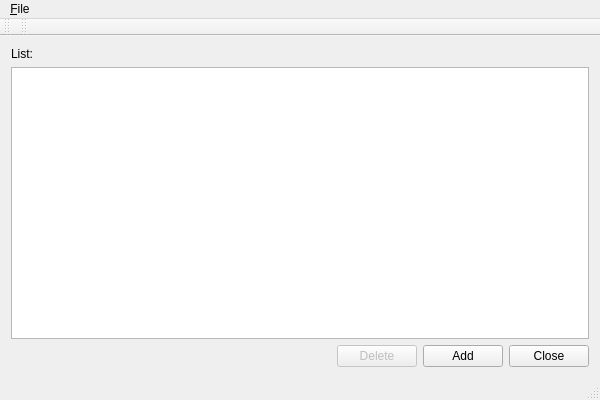
<?xml version="1.0" encoding="UTF-8"?>
<ui version="4.0">
 <class>WantList</class>
 <widget class="QMainWindow" name="WantList">
  <property name="geometry">
   <rect>
    <x>0</x>
    <y>0</y>
    <width>600</width>
    <height>400</height>
   </rect>
  </property>
  <property name="windowTitle">
   <string>WantList</string>
  </property>
  <widget class="QWidget" name="centralWidget">
   <layout class="QVBoxLayout" name="verticalLayout">
    <item>
     <widget class="QLabel" name="label">
      <property name="text">
       <string>List:</string>
      </property>
     </widget>
    </item>
    <item>
     <widget class="QTableView" name="tableView"/>
    </item>
    <item>
     <layout class="QHBoxLayout" name="horizontalLayout">
      <item>
       <spacer name="horizontalSpacer">
        <property name="orientation">
         <enum>Qt::Horizontal</enum>
        </property>
        <property name="sizeHint" stdset="0">
         <size>
          <width>40</width>
          <height>20</height>
         </size>
        </property>
       </spacer>
      </item>
      <item>
       <widget class="QPushButton" name="deleteButton">
        <property name="enabled">
         <bool>false</bool>
        </property>
        <property name="text">
         <string>Delete</string>
        </property>
       </widget>
      </item>
      <item>
       <widget class="QPushButton" name="addButtton">
        <property name="text">
         <string>Add</string>
        </property>
       </widget>
      </item>
      <item>
       <widget class="QPushButton" name="closeButton">
        <property name="text">
         <string>Close</string>
        </property>
       </widget>
      </item>
     </layout>
    </item>
   </layout>
  </widget>
  <widget class="QMenuBar" name="menuBar">
   <property name="geometry">
    <rect>
     <x>0</x>
     <y>0</y>
     <width>600</width>
     <height>23</height>
    </rect>
   </property>
   <widget class="QMenu" name="menuFile">
    <property name="title">
     <string>&amp;File</string>
    </property>
    <addaction name="actionOpen"/>
    <addaction name="actionSave"/>
    <addaction name="separator"/>
    <addaction name="actionQuit"/>
   </widget>
   <addaction name="menuFile"/>
  </widget>
  <widget class="QToolBar" name="mainToolBar">
   <attribute name="toolBarArea">
    <enum>TopToolBarArea</enum>
   </attribute>
   <attribute name="toolBarBreak">
    <bool>false</bool>
   </attribute>
  </widget>
  <widget class="QStatusBar" name="statusBar"/>
  <widget class="QToolBar" name="toolBar">
   <property name="windowTitle">
    <string>toolBar</string>
   </property>
   <attribute name="toolBarArea">
    <enum>TopToolBarArea</enum>
   </attribute>
   <attribute name="toolBarBreak">
    <bool>false</bool>
   </attribute>
  </widget>
  <action name="actionOpen">
   <property name="text">
    <string>&amp;Open...</string>
   </property>
  </action>
  <action name="actionSave">
   <property name="text">
    <string>&amp;Save...</string>
   </property>
  </action>
  <action name="actionQuit">
   <property name="text">
    <string>&amp;Quit</string>
   </property>
  </action>
 </widget>
 <layoutdefault spacing="6" margin="11"/>
 <resources/>
 <connections>
  <connection>
   <sender>closeButton</sender>
   <signal>clicked()</signal>
   <receiver>WantList</receiver>
   <slot>close()</slot>
   <hints>
    <hint type="sourcelabel">
     <x>572</x>
     <y>355</y>
    </hint>
    <hint type="destinationlabel">
     <x>571</x>
     <y>376</y>
    </hint>
   </hints>
  </connection>
 </connections>
</ui>
